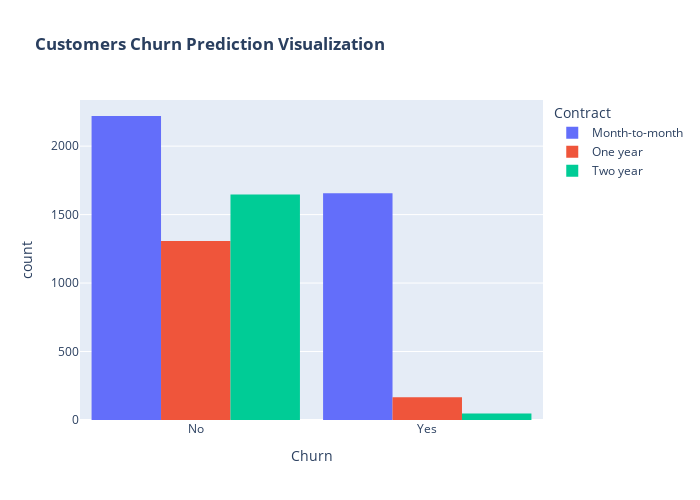

Source (notebook cell):
### Markdown cell above
## Contract

### Code cell
fig = px.histogram(df, x="Churn", color="Contract", barmode="group", title="<b>Customers Churn Prediction Visualization<b>")
fig.update_layout(width=700, height=500, bargap=0.1) #bargap khoảng cách giữa các thanh
fig.show()

### Figure 1 — Plotly figure (JSON) as saved in the notebook; plotly's stock layout.template omitted (floating-point values rounded to 4 significant figures; data arrays with more than 128 entries replaced by an {"elided": "..."} marker saying what was removed)
{"data": [{"alignmentgroup": "True", "bingroup": "x", "hovertemplate": "Contract=Month-to-month<br>Churn=%{x}<br>count=%{y}<extra></extra>", "legendgroup": "Month-to-month", "marker": {"color": "#636efa", "pattern": {"shape": ""}}, "name": "Month-to-month", "offsetgroup": "Month-to-month", "orientation": "v", "showlegend": true, "type": "histogram", "x": {"elided": "3875 str values"}, "xaxis": "x", "yaxis": "y"}, {"alignmentgroup": "True", "bingroup": "x", "hovertemplate": "Contract=One year<br>Churn=%{x}<br>count=%{y}<extra></extra>", "legendgroup": "One year", "marker": {"color": "#EF553B", "pattern": {"shape": ""}}, "name": "One year", "offsetgroup": "One year", "orientation": "v", "showlegend": true, "type": "histogram", "x": {"elided": "1473 str values"}, "xaxis": "x", "yaxis": "y"}, {"alignmentgroup": "True", "bingroup": "x", "hovertemplate": "Contract=Two year<br>Churn=%{x}<br>count=%{y}<extra></extra>", "legendgroup": "Two year", "marker": {"color": "#00cc96", "pattern": {"shape": ""}}, "name": "Two year", "offsetgroup": "Two year", "orientation": "v", "showlegend": true, "type": "histogram", "x": {"elided": "1695 str values"}, "xaxis": "x", "yaxis": "y"}], "layout": {"bargap": 0.1, "barmode": "group", "height": 500, "legend": {"title": {"text": "Contract"}, "tracegroupgap": 0}, "title": {"text": "<b>Customers Churn Prediction Visualization<b>"}, "width": 700, "xaxis": {"anchor": "y", "domain": [0, 1], "title": {"text": "Churn"}}, "yaxis": {"anchor": "x", "domain": [0, 1], "title": {"text": "count"}}}}
